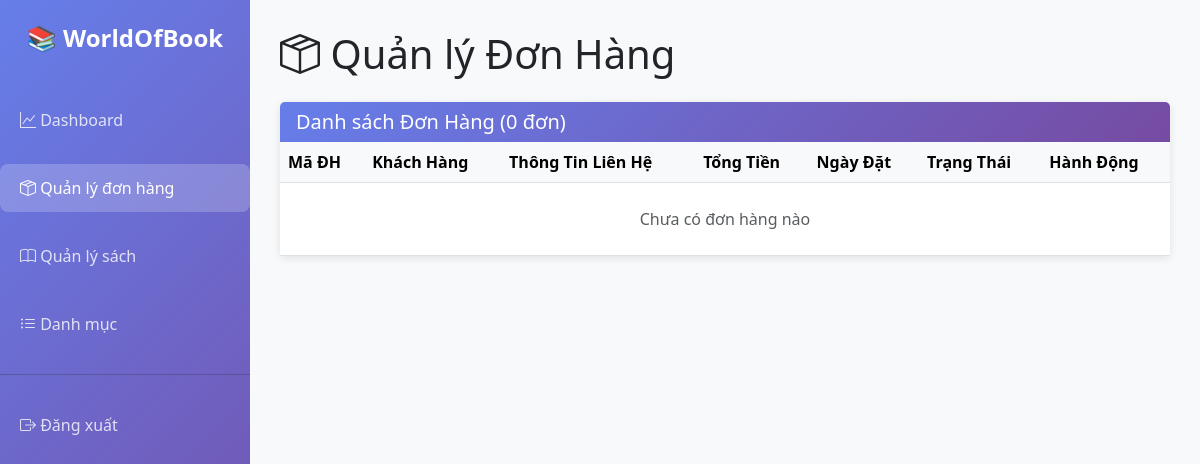
The page /pages/admin_orders.php (signed in) on the database as committed earlier.
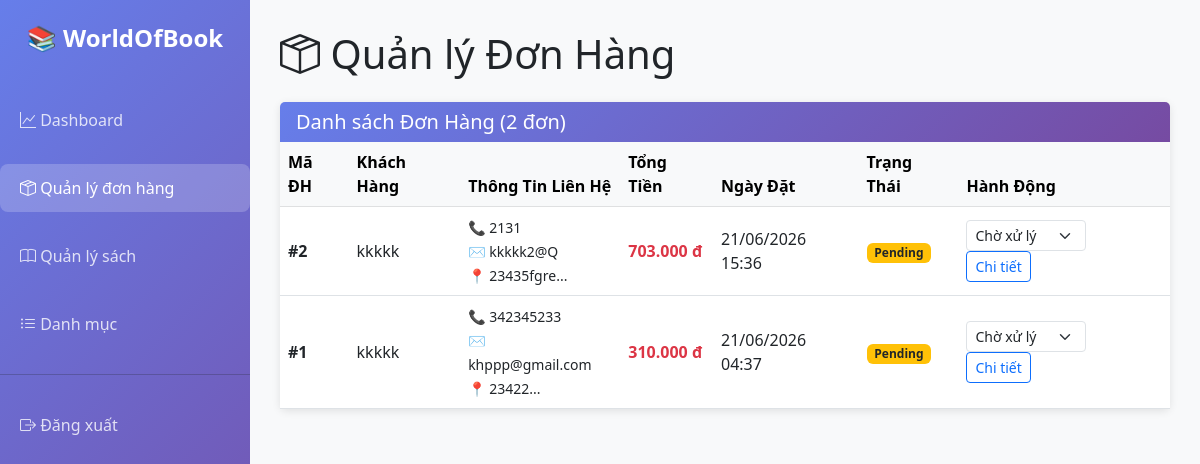
The same page on the database as committed later.
### tables this page shows
CREATE TABLE `orders` (
  `order_id` int(11) NOT NULL,
  `user_id` int(11) DEFAULT NULL,
  `full_name` varchar(150) NOT NULL,
  `email` varchar(150) NOT NULL,
  `phone` varchar(20) NOT NULL,
  `address` text NOT NULL,
  `total_amount` decimal(10,2) NOT NULL,
  `status` varchar(50) DEFAULT 'Pending',
  `created_at` timestamp NOT NULL DEFAULT current_timestamp()
);

### public_html/pages/admin_orders.php (the view, shortened to what the changed rows need)
<?php
require_once 'db.php';
$stmt = $pdo->query("SELECT * FROM orders ORDER BY created_at DESC");
$orders = $stmt->fetchAll();
?>
<!DOCTYPE html>
<html lang="vi">
<head>
    <link href="https://cdn.jsdelivr.net/npm/bootstrap@5.3.0/dist/css/bootstrap.min.css" rel="stylesheet">
    <link rel="stylesheet" href="https://cdn.jsdelivr.net/npm/bootstrap-icons@1.10.5/font/bootstrap-icons.css">
</head>
<body>
    <div class="main-content">
        <h1 class="mb-4"><i class="bi bi-box-seam"></i> Quản lý Đơn Hàng</h1>
        <div class="card">
            <div class="card-header">
                <h5 class="mb-0">Danh sách Đơn Hàng (<?= count($orders) ?> đơn)</h5>
            </div>
            <div class="card-body p-0">
                <div class="table-responsive">
                    <table class="table table-hover align-middle m-0">
                        <thead class="table-light">
                            <tr>
                                <th>Mã ĐH</th>
                                <th>Khách Hàng</th>
                                <th>Thông Tin Liên Hệ</th>
                                <th>Tổng Tiền</th>
                                <th>Ngày Đặt</th>
                                <th>Trạng Thái</th>
                                <th>Hành Động</th>
                            </tr>
                        </thead>
                        <tbody>
                            <?php foreach ($orders as $order): ?>
                                <tr>
                                    <td><strong>#<?= $order['order_id'] ?></strong></td>
                                    <td><?= htmlspecialchars($order['full_name']) ?></td>
                                    <td>
                                        <small>
                                            📞 <?= htmlspecialchars($order['phone']) ?><br>
                                            ✉️ <?= htmlspecialchars($order['email']) ?><br>
                                            📍 <?= htmlspecialchars(substr($order['address'], 0, 30)) ?>...
                                        </small>
                                    </td>
                                    <td class="text-danger fw-bold"><?= number_format($order['total_amount'], 0, ',', '.') ?> đ</td>
                                    <td><?= date('d/m/Y H:i', strtotime($order['created_at'])) ?></td>
                                    <td>
                                        <?php
                                            $badge_class = 'bg-secondary';
                                            if ($order['status'] == 'Pending') $badge_class = 'bg-warning text-dark';
                                            elseif ($order['status'] == 'Processing') $badge_class = 'bg-info text-white';
                                            elseif ($order['status'] == 'Completed') $badge_class = 'bg-success';
                                            elseif ($order['status'] == 'Cancelled') $badge_class = 'bg-danger';
                                        ?>
                                        <span class="badge <?= $badge_class ?>"><?= $order['status'] ?></span>
                                    </td>
                                    <td>
                                        <form action="" method="POST" class="d-inline-block me-2">
                                            <select name="status" class="form-select form-select-sm" style="width: 120px; display: inline-block;" onchange="this.form.submit()">
                                                <option value="Pending" <?= $order['status'] == 'Pending' ? 'selected' : '' ?>>Chờ xử lý</option>
                                            </select>
                                        </form>
                                        <a href="admin_order_detail.php?id=<?= $order['order_id'] ?>" class="btn btn-sm btn-outline-primary">Chi tiết</a>
                                    </td>
                                </tr>
                            <?php endforeach; ?>
                            <?php if (empty($orders)): ?>
                                <tr><td colspan="7" class="text-center text-muted py-4">Chưa có đơn hàng nào</td></tr>
                            <?php endif; ?>
                        </tbody>
                    </table>
                </div>
            </div>
        </div>
    </div>
</body>
</html>

Rows that differ between the two databases and show on the page:
added orders: order_id "2", full_name "kkkkk", phone "2131", email "kkkkk2@Q", address "23435fgre", total_amount "703.000", created_at "21/06/2026 15:36", status "Pending", status "Chờ xử lý"
added orders: order_id "1", full_name "kkkkk", phone "342345233", email "khppp@gmail.com", address "23422", total_amount "310.000", created_at "21/06/2026 04:37", status "Pending", status "Chờ xử lý"
Other text that changed with them:
count($orders): "0" → "2"
text no longer shown: "Chưa có đơn hàng nào"
